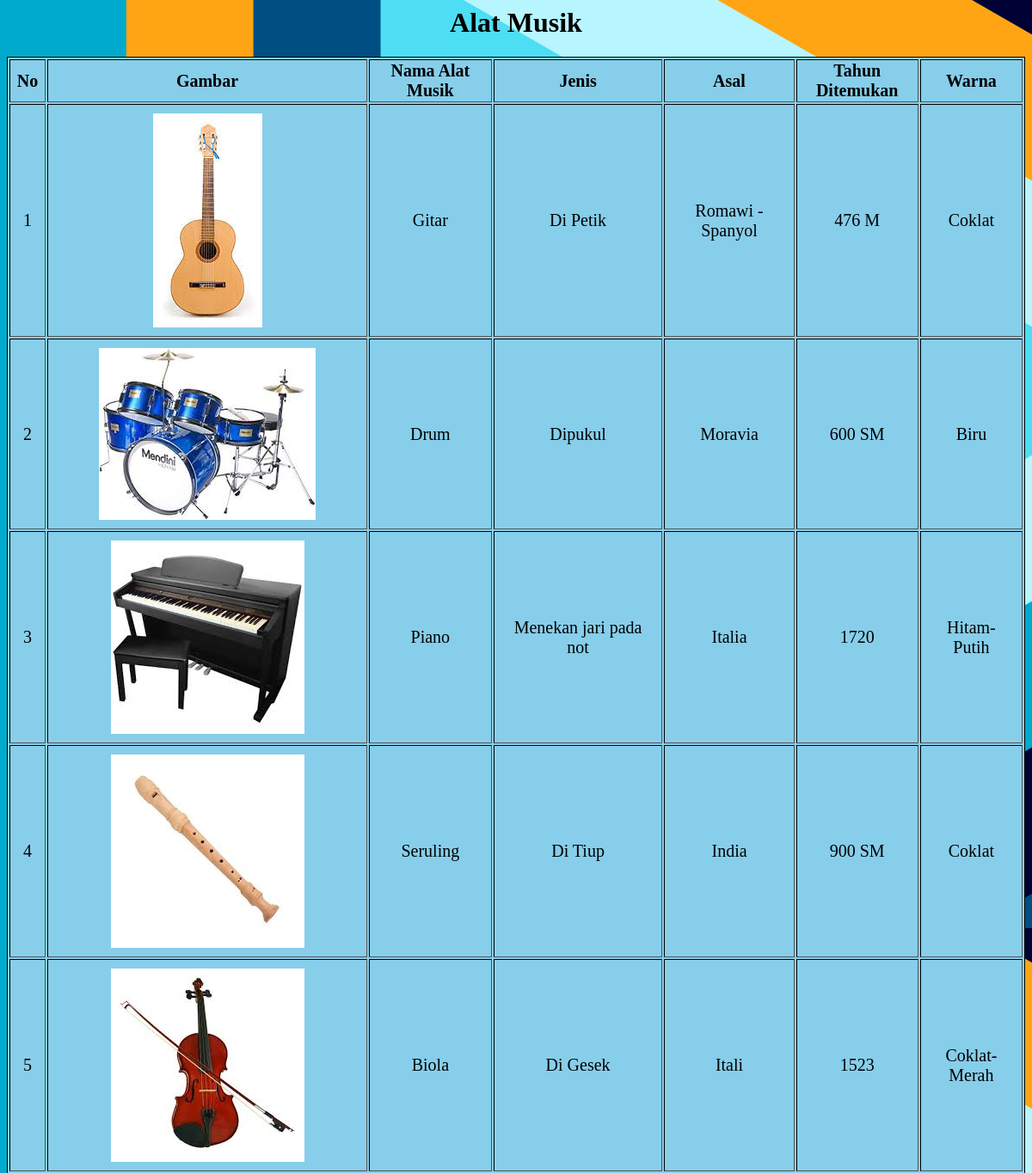
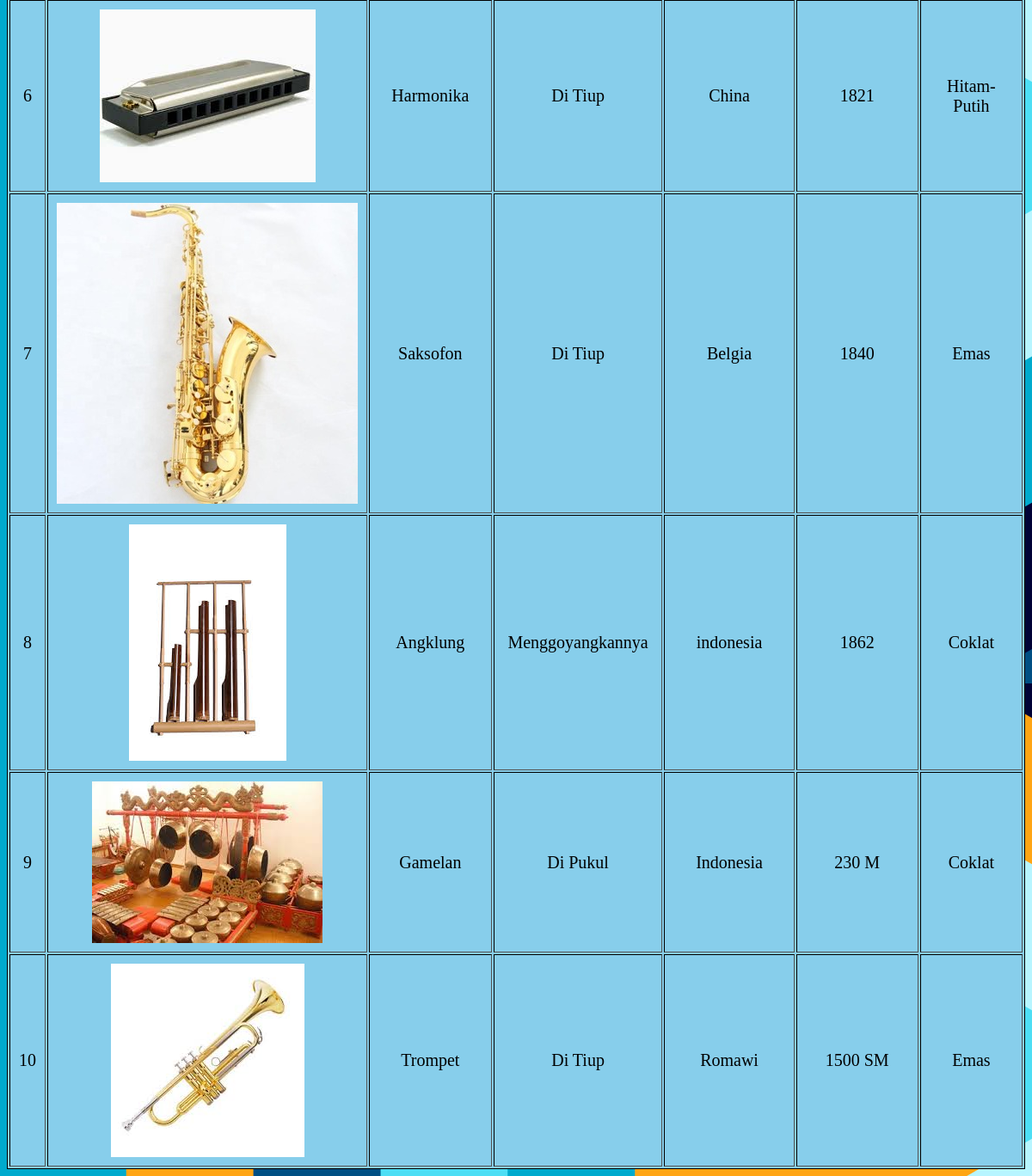
The app's page /praktikum/P5_PW_193040044/latihan5a/index.php with its own data (2 pictures, top to bottom).
### tables this page shows
CREATE TABLE `alat_musik` (
  `id` int(11) NOT NULL,
  `gambar` varchar(100) NOT NULL,
  `nama_alatmusik` varchar(100) NOT NULL,
  `jenis` varchar(100) NOT NULL,
  `asal` varchar(100) NOT NULL,
  `tahun_ditemukan` varchar(100) NOT NULL,
  `warna` varchar(100) NOT NULL
);

### praktikum/P5_PW_193040044/latihan5a/index.php (the view, shortened to what this page needs)
<?php
    $conn = mysqli_connect("localhost", "root", "") or die("koneksi ke DB gagal");
    mysqli_select_db($conn, "tubes_193040044") or die("Database Salah!");
    $result = mysqli_query($conn, "SELECT*FROM alat_musik")
?>
<html>
    <head>
        <link rel="stylesheet" href="css/styleA.css" type="text/css">
    </head>
    <body background="assets/img/bckgrd.png">
        <h1>Alat Musik</h1>
        <center>
        <table border="1px">
            <tr>
                <th>No</th>
                <th>Gambar</th>
                <th>Nama Alat Musik</th>
                <th>Jenis</th>
                <th>Asal</th>
                <th>Tahun Ditemukan</th>
                <th>Warna</th>
            </tr>
            <?php while($row = mysqli_fetch_assoc($result)) : ?>
            <tr>
                <td><?= $row["id"]; ?></td>
                <td><img src="assets/img/<?= $row["gambar"]; ?>"></td>
                <td><?= $row["nama_alatmusik"]; ?></td>
                <td><?= $row["jenis"]; ?></td>
                <td><?= $row["asal"]; ?></td>
                <td><?= $row["tahun_ditemukan"]; ?></td>
                <td><?= $row["warna"]; ?></td>
            </tr>
            <?php endwhile; ?>
        </table>
		</center>
    </body>
</html>

### praktikum/P5_PW_193040044/latihan5a/css/styleA.css (style rules this page uses)
table { background-color: skyblue; border : 1px solid black; text-align : center; font-size : 20px; align : center; }
td { padding : 10px; }
h1 { text-align : center; }

### records on screen
alat_musik: id "1", gambar (picture), nama_alatmusik "Gitar", jenis "Di Petik", asal "Romawi - Spanyol", tahun_ditemukan "476 M", warna "Coklat"
alat_musik: id "2", gambar (picture), nama_alatmusik "Drum", jenis "Dipukul", asal "Moravia", tahun_ditemukan "600 SM", warna "Biru"
alat_musik: id "3", gambar (picture), nama_alatmusik "Piano", jenis "Menekan jari pada not", asal "Italia", tahun_ditemukan "1720", warna "Hitam-Putih"
alat_musik: id "4", gambar (picture), nama_alatmusik "Seruling", jenis "Di Tiup", asal "India", tahun_ditemukan "900 SM", warna "Coklat"
alat_musik: id "5", gambar (picture), nama_alatmusik "Biola", jenis "Di Gesek", asal "Itali", tahun_ditemukan "1523", warna "Coklat-Merah"
alat_musik: id "6", gambar (picture), nama_alatmusik "Harmonika", jenis "Di Tiup", asal "China", tahun_ditemukan "1821", warna "Hitam-Putih"
alat_musik: id "7", gambar (picture), nama_alatmusik "Saksofon", jenis "Di Tiup", asal "Belgia", tahun_ditemukan "1840", warna "Emas"
alat_musik: id "8", gambar (picture), nama_alatmusik "Angklung", jenis "Menggoyangkannya", asal "indonesia", tahun_ditemukan "1862", warna "Coklat"
alat_musik: id "9", gambar (picture), nama_alatmusik "Gamelan", jenis "Di Pukul", asal "Indonesia", tahun_ditemukan "230 M", warna "Coklat"
alat_musik: id "10", gambar (picture), nama_alatmusik "Trompet", jenis "Di Tiup", asal "Romawi", tahun_ditemukan "1500 SM", warna "Emas"
